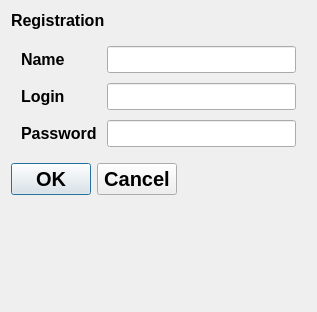
<?xml version="1.0" encoding="UTF-8"?>
<ui version="4.0">
 <class>registrationForm</class>
 <widget class="QDialog" name="registrationForm">
  <property name="geometry">
   <rect>
    <x>0</x>
    <y>0</y>
    <width>317</width>
    <height>312</height>
   </rect>
  </property>
  <property name="font">
   <font>
    <pointsize>15</pointsize>
    <bold>true</bold>
   </font>
  </property>
  <property name="windowTitle">
   <string>Dialog</string>
  </property>
  <layout class="QFormLayout" name="formLayout">
   <item row="4" column="0">
    <widget class="QDialogButtonBox" name="buttonBox">
     <property name="orientation">
      <enum>Qt::Horizontal</enum>
     </property>
     <property name="standardButtons">
      <set>QDialogButtonBox::Cancel|QDialogButtonBox::Ok</set>
     </property>
    </widget>
   </item>
   <item row="0" column="0">
    <widget class="QLabel" name="label_4">
     <property name="font">
      <font>
       <pointsize>12</pointsize>
       <bold>true</bold>
      </font>
     </property>
     <property name="text">
      <string>Registration</string>
     </property>
    </widget>
   </item>
   <item row="1" column="0" colspan="2">
    <layout class="QGridLayout" name="gridLayout">
     <property name="leftMargin">
      <number>10</number>
     </property>
     <property name="topMargin">
      <number>10</number>
     </property>
     <property name="rightMargin">
      <number>10</number>
     </property>
     <property name="bottomMargin">
      <number>10</number>
     </property>
     <property name="spacing">
      <number>10</number>
     </property>
     <item row="2" column="1">
      <widget class="QLineEdit" name="loginEdit">
       <property name="font">
        <font>
         <pointsize>12</pointsize>
         <bold>true</bold>
        </font>
       </property>
      </widget>
     </item>
     <item row="2" column="0">
      <widget class="QLabel" name="label_2">
       <property name="font">
        <font>
         <pointsize>12</pointsize>
         <bold>true</bold>
        </font>
       </property>
       <property name="text">
        <string>&lt;html&gt;&lt;head/&gt;&lt;body&gt;&lt;p&gt;Login&lt;/p&gt;&lt;/body&gt;&lt;/html&gt;</string>
       </property>
      </widget>
     </item>
     <item row="3" column="0">
      <widget class="QLabel" name="label_3">
       <property name="font">
        <font>
         <pointsize>12</pointsize>
         <bold>true</bold>
        </font>
       </property>
       <property name="text">
        <string>&lt;html&gt;&lt;head/&gt;&lt;body&gt;&lt;p&gt;Password&lt;/p&gt;&lt;/body&gt;&lt;/html&gt;</string>
       </property>
      </widget>
     </item>
     <item row="0" column="0">
      <widget class="QLabel" name="label">
       <property name="font">
        <font>
         <pointsize>12</pointsize>
         <bold>true</bold>
        </font>
       </property>
       <property name="text">
        <string>Name</string>
       </property>
      </widget>
     </item>
     <item row="3" column="1">
      <widget class="QLineEdit" name="passwordEdit">
       <property name="font">
        <font>
         <pointsize>12</pointsize>
         <bold>true</bold>
        </font>
       </property>
      </widget>
     </item>
     <item row="0" column="1">
      <widget class="QLineEdit" name="nameEdit">
       <property name="font">
        <font>
         <pointsize>12</pointsize>
         <bold>true</bold>
        </font>
       </property>
      </widget>
     </item>
    </layout>
   </item>
  </layout>
 </widget>
 <resources/>
 <connections>
  <connection>
   <sender>buttonBox</sender>
   <signal>accepted()</signal>
   <receiver>registrationForm</receiver>
   <slot>accept()</slot>
   <hints>
    <hint type="sourcelabel">
     <x>248</x>
     <y>254</y>
    </hint>
    <hint type="destinationlabel">
     <x>157</x>
     <y>274</y>
    </hint>
   </hints>
  </connection>
  <connection>
   <sender>buttonBox</sender>
   <signal>rejected()</signal>
   <receiver>registrationForm</receiver>
   <slot>reject()</slot>
   <hints>
    <hint type="sourcelabel">
     <x>316</x>
     <y>260</y>
    </hint>
    <hint type="destinationlabel">
     <x>286</x>
     <y>274</y>
    </hint>
   </hints>
  </connection>
 </connections>
</ui>
